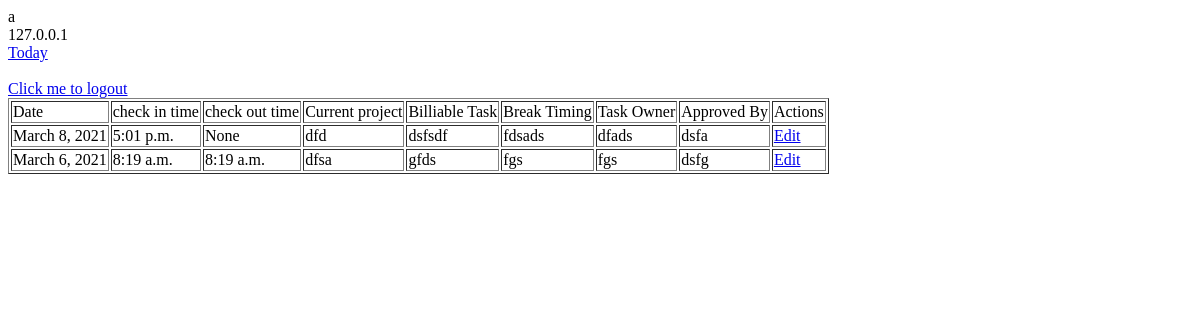
/profile/11/ (signed in), run on an earlier commit of the app's database.
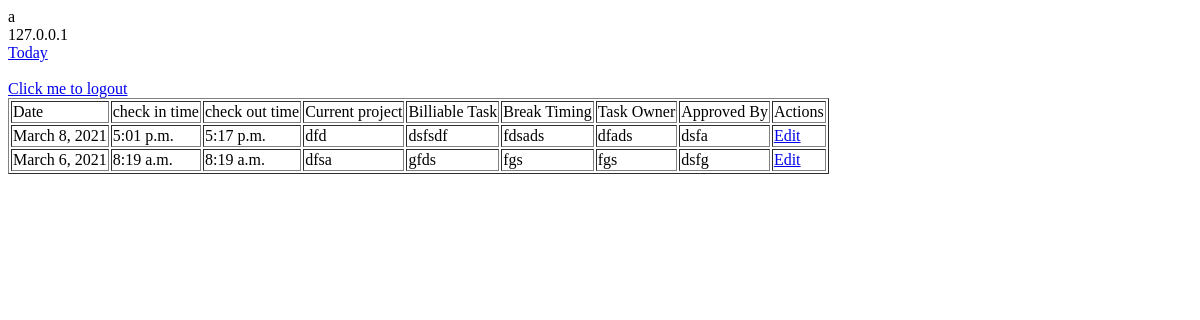
And on a later commit of the database.
### ExcelSheet/models.py (models this page shows)
class Routine(models.Model):
    user_id = models.ForeignKey(User, on_delete=models.CASCADE)
    today_date = models.DateField(max_length=20)
    check_in_times = models.TimeField(max_length=20, null=True)
    in_location = models.CharField(max_length=150, null=True)
    in_ip = models.CharField(max_length=30, null=True)
    check_out_time = models.TimeField(max_length=20, null=True)
    out_location = models.CharField(max_length=150, null=True)
    out_ip = models.CharField(max_length=20, null=True)
    current_project = models.CharField(max_length=30, null=True)
    billable_task = models.TextField(null=True)
    break_time = models.TextField(max_length=20, null=True)
    task_owner = models.CharField(max_length=30, null=True)
    approved_by = models.CharField(max_length=30, null=True)

### ExcelSheet/views.py (the view)
# urls.py: path('profile/<int:pk>/', views.user_profile, name='profile'),
@login_required(login_url=login_url)
def user_profile(request, pk):
    ip = get_client_ip(request)
    routines = Routine.objects.filter(user_id=request.user.id).order_by('-today_date')
    context = {'name': request.user, 'routines': routines, 'ip': ip}
    return render(request, 'profile.html', context=context)

### ExcelSheet/views.py (called while the page is built)
def get_client_ip(request):
    x_forwarded_for = request.META.get('HTTP_X_FORWARDED_FOR')
    if x_forwarded_for:
        ip = x_forwarded_for.split(',')[0]
    else:
        ip = request.META.get('REMOTE_ADDR')
    return ip

### templates/profile.html (shortened to what this page needs)
{{ ip }}
<a href="{% url 'today' %}">Today</a>
<a href="{% url 'logout' %}"> Click me to logout</a>
{% if routines %}
    <table border="1px solid black">
        <thead>
        <tr>
            <td>Date</td>
            <td>check in time</td>
            <td>check out time</td>
            <td>Current project</td>
            <td>Billiable Task</td>
            <td>Break Timing</td>
            <td>Task Owner</td>
            <td>Approved By</td>
            <td>Actions</td>
        </tr>
        </thead>
        <tbody>
    {% for routine in routines %}
        <tr>
            <td>{{ routine.today_date }}</td>
            <td>{{ routine.check_in_times }}</td>
            <td>{{ routine.check_out_time }}</td>
            <td>{{ routine.current_project }}</td>
            <td>{{ routine.billable_task }}</td>
            <td>{{ routine.break_time }}</td>
            <td>{{ routine.task_owner }}</td>
            <td>{{ routine.approved_by }}</td>
            <td>
                <a href="{% url 'edit_routine' routine.id %}">Edit</a>
            </td>
        </tr>
    {% endfor %}
        </tbody>
    </table>
{% endif %}

What changed in the data, as far as the page shows it:
changed Routine "March 8, 2021": check_out_time "None" → "5:17 p.m."
